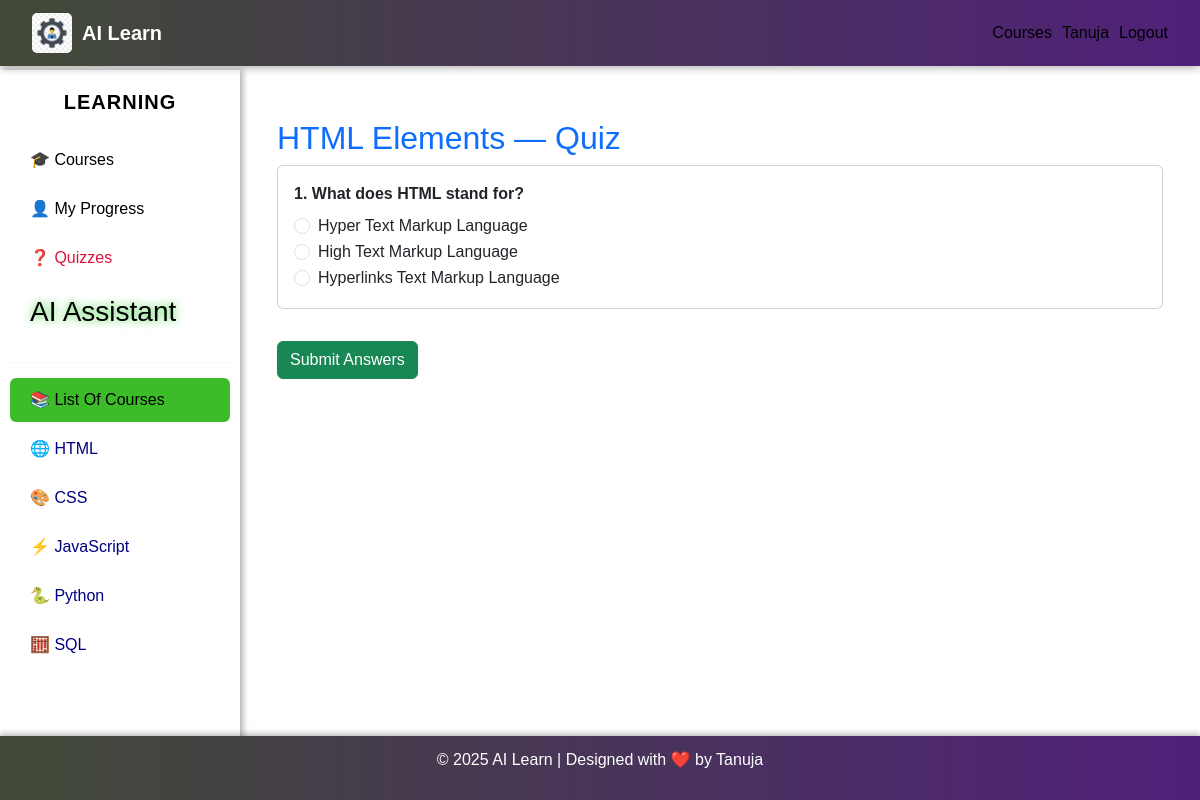
Page /quiz/3/ (signed in) on the committed database.
### learning/models.py (models this page shows, shortened)
class Lesson(models.Model):
    topic = models.ForeignKey(
        Topic, on_delete=models.CASCADE, related_name='lessons'
    )
    title = models.CharField(max_length=200)
    content = models.TextField(blank=True)
    order = models.IntegerField(default=1)
    code_example = models.TextField(blank=True)
    class Meta:
        ordering = ['order']
        verbose_name = 'Lesson'
        verbose_name_plural = 'Lessons'

class Question(models.Model):
    lesson = models.ForeignKey(
        Lesson, on_delete=models.CASCADE, related_name='questions'
    )
    text = models.TextField()
    qtype = models.CharField(max_length=10, choices=QUESTION_TYPES, default='mcq')
    points = models.IntegerField(default=1)
    class Meta:
        verbose_name = 'Question'
        verbose_name_plural = 'Questions'

class Choice(models.Model):
    question = models.ForeignKey(
        Question, on_delete=models.CASCADE, related_name='choices'
    )
    text = models.CharField(max_length=500)
    is_correct = models.BooleanField(default=False)
    class Meta:
        verbose_name = 'Choice'
        verbose_name_plural = 'Choices'

### learning/views.py (the view, shortened to what this page needs)
# urls.py: path('quiz/<int:lesson_id>/', views.quiz_question, name='quiz_question'),  # Take quiz for lesson
@login_required
def quiz_question(request, lesson_id):
    lesson = get_object_or_404(Lesson, id=lesson_id)
    questions = lesson.questions.prefetch_related('choices')
    return render(request, 'learning/quiz_question.html', {'lesson': lesson, 'questions': questions})

### learning/templates/learning/quiz_question.html (shortened to what this page needs)
{% extends 'learning/base.html' %}
{% block content %}
<div class="container mt-4">
    <h2 class="text-primary">{{ lesson.title }} — Quiz</h2>
    <form method="post">
        {% for question in questions %}
        <div class="card mb-3 p-3">
            <strong>{{ forloop.counter }}. {{ question.text }}</strong>
            <div class="mt-2">
                {% for choice in question.choices.all %}
                <div class="form-check">
                    <input class="form-check-input" type="radio"
                           name="question_{{ question.id }}"
                           value="{{ choice.id }}"
                           id="choice{{ choice.id }}" required>
                    <label class="form-check-label" for="choice{{ choice.id }}">
                        {{ choice.text }}
                    </label>
                </div>
                {% endfor %}
            </div>
        </div>
        {% endfor %}
        <button type="submit" class="btn btn-success mt-3">Submit Answers</button>
    </form>
</div>
{% endblock %}

### learning/templates/learning/base.html (shortened to what this page needs)
{% load static %}
<!DOCTYPE html>
<html lang="en">
  <head>
    <link
      href="https://cdn.jsdelivr.net/npm/bootstrap@5.3.2/dist/css/bootstrap.min.css"
      rel="stylesheet"
    />
  </head>
  <body>
    <nav class="navbar navbar-dark">
      <div class="container-fluid d-flex align-items-center">
        <a class="navbar-brand d-flex align-items-center" href="/admin/">
          <img
            src="{% static 'images/admin-logo.jpg' %}"
            alt="Admin Panel"
            style="height: 40px; margin-right: 10px; border-radius: 5px"
          />
          <span>AI Learn</span>
        </a>
        <ul class="navbar-nav ms-auto d-flex flex-row">
          {% if user.is_authenticated %}
          <li class="nav-item">
            <a class="nav-link" href="{% url 'learning:course_list' %}"
              >Courses</a
            >
          </li>
          <li class="nav-item">
            <a class="nav-link" href="#">{{ user.username }}</a>
          </li>
          <li class="nav-item">
            <a class="nav-link" href="{% url 'learning:logout' %}">Logout</a>
          </li>
          {% endif %}
        </ul>
      </div>
    </nav>
    <div class="sidebar">
      <h5 style="color: black"><b>LEARNING</b></h5>
      <a
        style="color: black"
        href="{% url 'learning:course_list' %}"
        class="sidebar-link"
        >🎓 Courses</a
      >
      <a
        style="color: black"
        href="{% url 'learning:user_progress' %}"
        class="sidebar-link"
        >👤 My Progress</a
      >
      <a
        style="color: crimson"
        href="{% url 'learning:quiz_list' %}"
        class="sidebar-link"
        >❓ Quizzes</a
      >
      <a
        style="color: black; text-shadow: 0 0 10px #32cd32"
        href="{% url 'learning:ai_assistant' %}"
        class="sidebar-link"
        ><h3>AI Assistant</h3></a
      >
      <hr style="border-color: #ddd; margin: 15px 10px" />
      <a
        style="color: black"
        href="#"
        class="sidebar-link active"
        onclick="showContent('courses')"
        >📚 List Of Courses</a
      >
      <a
        style="color: hsl(240, 100%, 25%)"
        href="#"
        class="sidebar-link"
        onclick="showContent('html')"
        >🌐 HTML</a
      >
      <a
        style="color: hsl(240, 100%, 25%)"
        href="#"
        class="sidebar-link"
        onclick="showContent('css')"
        >🎨 CSS</a
      >
      <a
        style="color: hsl(240, 100%, 25%)"
        href="#"
        class="sidebar-link"
        onclick="showContent('js')"
        >⚡ JavaScript</a
      >
      <a
        style="color: hsl(240, 100%, 25%)"
        href="#"
        class="sidebar-link"
        onclick="showContent('python')"
        >🐍 Python</a
      >
      <a
        style="color: hsl(240, 100%, 25%)"
        href="#"
        class="sidebar-link"
        onclick="showContent('sql')"
        >🧮 SQL</a
      >
    </div>
    <div class="content" id="content-area">
      {% block content %}{% endblock %}
    </div>
    <footer>
      <p>© 2025 AI Learn | Designed with ❤️ by Tanuja</p>
    </footer>
  </body>
</html>

### rows in the picture
Lesson: title "HTML Elements"
Question: text "What does HTML stand for?"
Choice: text "Hyper Text Markup Language"
Choice: text "High Text Markup Language"
Choice: text "Hyperlinks Text Markup Language"

### other values in the picture
{{ user.username }} "Tanuja"
